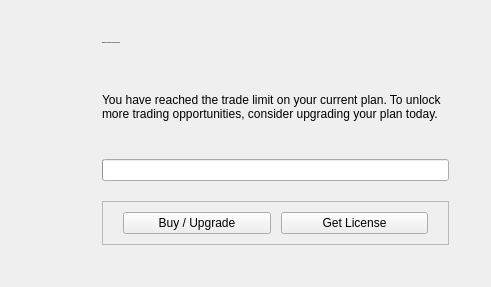
<?xml version='1.0' encoding='utf-8'?>
<ui version="4.0">
 <class>NotificationModal</class>
 <widget class="QCustomComponentContainer" name="NotificationModal">
  <property name="geometry">
   <rect>
    <x>0</x>
    <y>0</y>
    <width>491</width>
    <height>287</height>
   </rect>
  </property>
  <property name="minimumSize">
   <size>
    <width>475</width>
    <height>0</height>
   </size>
  </property>
  <property name="windowTitle">
   <string>CustomComponentContainer</string>
  </property>
  <property name="jsonStylesheetFilePath" stdset="0">
   <string>json-styles/style.json</string>
  </property>
  <property name="liveCompileStylesheet" stdset="0">
   <bool>true</bool>
  </property>
  <property name="paintQtDesignerUI" stdset="0">
   <bool>true</bool>
  </property>
  <layout class="QHBoxLayout" name="horizontalLayout">
   <property name="spacing">
    <number>10</number>
   </property>
   <property name="leftMargin">
    <number>20</number>
   </property>
   <property name="topMargin">
    <number>20</number>
   </property>
   <property name="rightMargin">
    <number>20</number>
   </property>
   <property name="bottomMargin">
    <number>20</number>
   </property>
   <item>
    <widget class="QWidget" name="_ww" native="true">
     <layout class="QHBoxLayout" name="horizontalLayout_3">
      <property name="spacing">
       <number>10</number>
      </property>
      <property name="leftMargin">
       <number>22</number>
      </property>
      <property name="topMargin">
       <number>22</number>
      </property>
      <property name="rightMargin">
       <number>22</number>
      </property>
      <property name="bottomMargin">
       <number>22</number>
      </property>
      <item alignment="Qt::AlignmentFlag::AlignTop">
       <widget class="QLabel" name="notifIcon">
        <property name="minimumSize">
         <size>
          <width>50</width>
          <height>50</height>
         </size>
        </property>
        <property name="maximumSize">
         <size>
          <width>50</width>
          <height>50</height>
         </size>
        </property>
        <property name="text">
         <string />
        </property>
        <property name="pixmap">
         <pixmap resource="../Qss/icons/_icons.qrc">:/font_awesome_solid/icons/font_awesome/solid/circle-info.png</pixmap>
        </property>
        <property name="scaledContents">
         <bool>true</bool>
        </property>
       </widget>
      </item>
      <item>
       <widget class="QWidget" name="widget_2" native="true">
        <layout class="QVBoxLayout" name="verticalLayout">
         <property name="spacing">
          <number>10</number>
         </property>
         <property name="leftMargin">
          <number>0</number>
         </property>
         <property name="topMargin">
          <number>0</number>
         </property>
         <property name="rightMargin">
          <number>0</number>
         </property>
         <property name="bottomMargin">
          <number>0</number>
         </property>
         <item alignment="Qt::AlignmentFlag::AlignTop">
          <widget class="QLabel" name="header">
           <property name="font">
            <font>
             <pointsize>-1</pointsize>
             <bold>true</bold>
            </font>
           </property>
           <property name="text">
            <string>Upgrade to get more trades/ Execution</string>
           </property>
           <property name="wordWrap">
            <bool>true</bool>
           </property>
          </widget>
         </item>
         <item>
          <widget class="QCustomHorizontalSeparator" name="customHorizontalSeparator" />
         </item>
         <item>
          <widget class="QLabel" name="body">
           <property name="sizePolicy">
            <sizepolicy hsizetype="Preferred" vsizetype="Expanding">
             <horstretch>0</horstretch>
             <verstretch>0</verstretch>
            </sizepolicy>
           </property>
           <property name="text">
            <string>You have reached the trade limit on your current plan. To unlock more trading opportunities, consider upgrading your plan today.</string>
           </property>
           <property name="wordWrap">
            <bool>true</bool>
           </property>
          </widget>
         </item>
         <item>
          <widget class="QCustomQProgressBar" name="loadingProgressBar" />
         </item>
         <item>
          <widget class="QCustomHorizontalSeparator" name="customHorizontalSeparator_2" />
         </item>
         <item alignment="Qt::AlignmentFlag::AlignBottom">
          <widget class="QFrame" name="footer">
           <property name="frameShape">
            <enum>QFrame::Shape::StyledPanel</enum>
           </property>
           <property name="frameShadow">
            <enum>QFrame::Shadow::Raised</enum>
           </property>
           <layout class="QHBoxLayout" name="horizontalLayout_2">
            <property name="spacing">
             <number>10</number>
            </property>
            <property name="leftMargin">
             <number>20</number>
            </property>
            <property name="topMargin">
             <number>10</number>
            </property>
            <property name="rightMargin">
             <number>20</number>
            </property>
            <property name="bottomMargin">
             <number>10</number>
            </property>
            <item>
             <widget class="QPushButton" name="okayBtn">
              <property name="text">
               <string>Buy / Upgrade</string>
              </property>
             </widget>
            </item>
            <item>
             <widget class="QPushButton" name="cancelBtn">
              <property name="text">
               <string>Get License</string>
              </property>
             </widget>
            </item>
           </layout>
          </widget>
         </item>
        </layout>
       </widget>
      </item>
     </layout>
    </widget>
   </item>
  </layout>
 </widget>
 <customwidgets>
  <customwidget>
   <class>QCustomHorizontalSeparator</class>
   <extends>QWidget</extends>
   <header>Custom_Widgets.QCustomHorizontalSeparator</header>
  </customwidget>
  <customwidget>
   <class>QCustomComponentContainer</class>
   <extends>QWidget</extends>
   <header>Custom_Widgets.QCustomComponentContainer</header>
   <container>1</container>
  </customwidget>
  <customwidget>
   <class>QCustomQProgressBar</class>
   <extends>QProgressBar</extends>
   <header>Custom_Widgets.QCustomLoadingIndicators</header>
  </customwidget>
 <customwidget><class>QPushButton</class><extends>QPushButton</extends><header location="global">Custom_Widgets.Theme.h</header><container>1</container></customwidget><customwidget><class>QLabel</class><extends>QLabel</extends><header location="global">Custom_Widgets.Theme.h</header><container>1</container></customwidget></customwidgets>
 <connections />
</ui>
